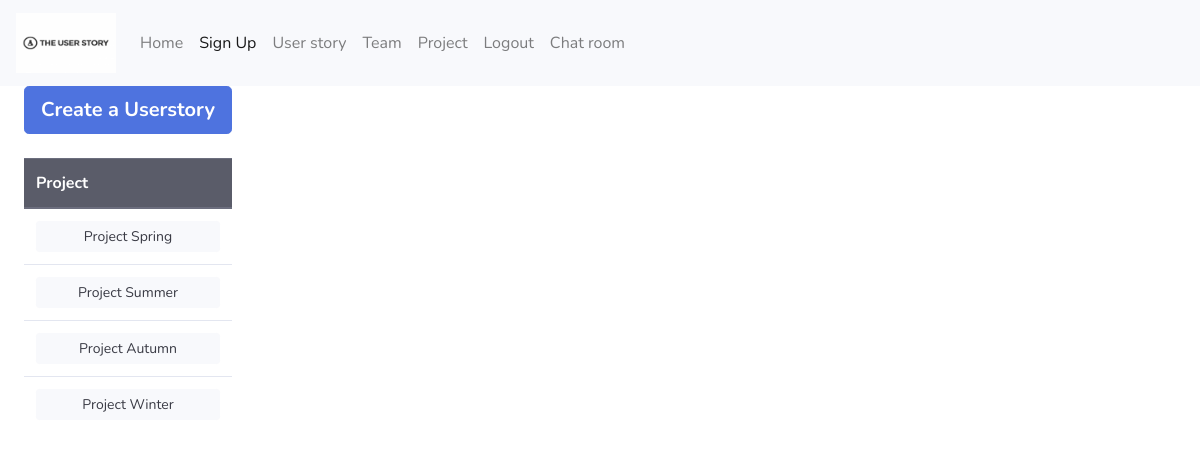
/userstory_base (signed in), run on the app's committed database.
### app/models.py (models this page shows)
class Project(db.Model):
    _table_ = db.Model.metadata.tables['project']
    __table_args__ = {'extend_existing': True}
    project_id = db.Column(db.Integer, primary_key=True)

### app/userstory/routes.py (the view)
@bp_userstory.route('/userstory_base', methods=['GET'])
def userstory_base():
    if current_user.is_authenticated:
        userstory = Userstory.query.all()
        projects = Project.query.all()
    else:
        response = make_response(redirect(url_for('auth.login')))
        flash('Please Login First To Use The Userstory Function')
        return response
    return render_template('userstory_base.html', userstory=userstory, projects=projects)

### app/auth/routes.py (called while the page is built)
@login_manager.user_loader
def load_user(user_id):
    if user_id is not None:
        return User.query.get(user_id)
    return None

### app/templates/userstory_base.html (shortened to what this page needs)
{% extends "base.html" %}
{% block content %}
    <div role=main>
        <div class="container-fluid">
            <div class="row">
                <div class="col-2">
                    <ul class="nav flex-column">
                        <li class="nav-item">
                            <a href="{{ url_for('userstory.userstory_creation') }}"
                               class="btn btn-primary btn-lg btn-block"><strong>Create a Userstory</strong>
                            </a><br>
                        </li>
                        <li class="nav-item">
                            <table class="table">
                                <thead class="thead-dark">
                                <tr>
                                    <th scope="col">Project</th>
                                </tr>
                                {% for project in projects %}
                                    <tr>
                                        <td><a type="button" class="btn btn-light btn-sm btn-block"
                                               href="{{ url_for('userstory.userstory_info', project_id=project.project_id) }}">{{ project.name }}</a>
                                        </td>
                                    </tr>
                                {% endfor %}
                                </thead>
                            </table>
                        </li>
                    </ul>
                </div>
            </div>
        </div>
    </div>
{% endblock %}

### data on the page
Project: name "Project Spring"
Project: name "Project Summer"
Project: name "Project Autumn"
Project: name "Project Winter"
